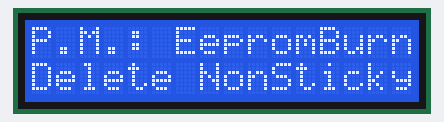
A sketch run on a simulated Arduino Uno, built with avr-gcc and run on an emulated ATmega328P. Parts: 16×2 character LCD. EEPROM starts erased; what the sketch prints to the serial monitor is not drawn.

Above: at 0.1 s.
At 3.5 s:
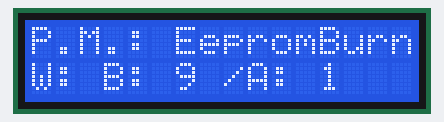
At 8.5 s:
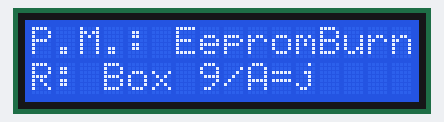

Measured:
- what the display in image 1 shows lasts 5.0 s, from 3.4 s to 8.4 s

The sketch:

PyromanSetStatus.ino
```cpp
/*

  EEprom DauerVariablen für PyroMan Boxen in das Arduino EEprom schreiben

  Dr. Ralf Korell

*/

#include <LiquidCrystal.h>
#include <RCSwitch.h>
#include <SoftwareSerial.h>

#include <EEPROM.h>
#include <PyroManEprom.h>

////////////////////////////
// ANPASSEN :
int nPyroBox = 9;
int nBoxAutonom = 1;
////////////////////////////

int nAnzahlCodes= 0;


const int PYROMAN_BOX_ID_ADDRESS = 10;      // EEPROM Adresse, an der die Box Id steht - PyromanSetStatus.ino
const int PYROMAN_BOX_AUTONOM_MODUS_ADDRESS = 20;   // EEPROM Adresse, an der der AutonomieModus steht - PyromanSetStatus.ino
const int PYROMAN_BOX_NUMBER_OF_STORED_CODES_ADDRESS = 30;  // EEPROM Adresse, an der die Anzahl gspeciherter Fremdwete sthet
const int BUFSIZE = 50;

char PyroManAktuelleBox[BUFSIZE];
char PyroManAutonomModus[BUFSIZE];
char PyroManNumberOfStoredCodes[BUFSIZE];

// Char Zwischenpuffer  ..

char cPyroManAktuelleBox[BUFSIZE];
char cPyroManAutonomModus[BUFSIZE];
char cPyroManNumberOfStoredCodes[BUFSIZE];


int PyroBox = 0;
boolean BoxAutonom = false;
char buffer[BUFSIZE];

LiquidCrystal lcd(12, 11, 7, 6, 5, 4);

void setup ()
{
  Serial.begin(9600);
  lcd.begin(16, 2);
  sprintf(PyroManAktuelleBox,"%d", nPyroBox);
  sprintf(PyroManAutonomModus,"%d", nBoxAutonom);
  sprintf(PyroManNumberOfStoredCodes,"%d", nAnzahlCodes);

  lcd.setCursor(0, 0);
  lcd.print("P.M.: EepromBurn");
  lcd.setCursor(0, 1);
  lcd.print("Delete NonSticky");
  eeprom_erase_all();

  sprintf(buffer,"W: B: %s /A: %s     ", PyroManAktuelleBox, PyroManAutonomModus);
  lcd.setCursor(0, 1);
  lcd.print(buffer);

  eeprom_write_string(PYROMAN_BOX_ID_ADDRESS,PyroManAktuelleBox);
  eeprom_write_string(PYROMAN_BOX_AUTONOM_MODUS_ADDRESS,PyroManAutonomModus);
  eeprom_write_string(PYROMAN_BOX_NUMBER_OF_STORED_CODES_ADDRESS,PyroManNumberOfStoredCodes);

  eeprom_read_string(PYROMAN_BOX_ID_ADDRESS,cPyroManAktuelleBox,BUFSIZE);
  eeprom_read_string(PYROMAN_BOX_AUTONOM_MODUS_ADDRESS,cPyroManAutonomModus,BUFSIZE);
  delay(5000);
  PyroBox = atoi(cPyroManAktuelleBox);
  int testinteger2 = atoi(cPyroManAutonomModus);
  Serial.println(testinteger2);
  if (testinteger2 == 1) {
      BoxAutonom = true;
      sprintf(buffer, "R: Box %d/A=j   ", PyroBox  );
    }
    else {
      BoxAutonom = false;
      sprintf(buffer, "R: Box %d/A=n   ", PyroBox  );
    }

   lcd.setCursor(0, 1);
   lcd.print(buffer);

   Serial.println(buffer);

   Serial.println("Dumping eeprom contents...");
   eeprom_serial_dump_table();

   Serial.println(buffer);

} // end setup


//
 // LOOP
 //
 void loop() {

 }
```

PyroManEprom.h
```cpp
// Code für die EEprom Speicherung

//  -------------------------


 //
 // Absolute min and max eeprom addresses.
 // Actual values are hardware-dependent.
 //
 // These values can be changed e.g. to protect
 // eeprom cells outside this range.
 //
 const int EEPROM_MIN_ADDR = 0;
 const int EEPROM_MAX_ADDR = 1023;      // der Nano hat 1 KB = 1024 Bytes EEProm
 const int EEPROM_DEL_START_ADDR = 40;  // Wichtige Daten stehen unterhalb
  					// der 40  und sollen NICHT gelöscht werden
 					// eeprom_erase_all startet dort

 //
 // Initialize eeprom memory with
 // the specified byte.
 // Default value is 0xFF.
 //
 void eeprom_erase_all(byte b = 0xFF) {
   int i;

   for (i = EEPROM_DEL_START_ADDR; i <= EEPROM_MAX_ADDR; i++) {
     EEPROM.write(i, b);
   }
 }


 //
 // Dump eeprom memory contents over serial port.
 // For each byte, address and value are written.
 //
 void eeprom_serial_dump_column() {
   // counter
   int i;

   // byte read from eeprom
   byte b;

   // buffer used by sprintf
   char buf[10];

   for (i = EEPROM_MIN_ADDR; i <= EEPROM_MAX_ADDR; i++) {
     b = EEPROM.read(i);
     sprintf(buf, "%03X: %02X", i, b);
     Serial.println(buf);
   }
 }


 //
 // Dump eeprom memory contents over serial port in tabular form.
 // Each printed row shows the value of bytesPerRow bytes
 // (by default 16).
 //
 void eeprom_serial_dump_table(int bytesPerRow = 16) {
   // address counter
   int i;

   // row bytes counter
   int j;

   // byte read from eeprom
   byte b;

   // temporary buffer for sprintf
   char buf[10];


   // initialize row counter
   j = 0;

   // go from first to last eeprom address
   for (i = EEPROM_MIN_ADDR; i <= EEPROM_MAX_ADDR; i++) {

     // if this is the first byte of the row,
     // start row by printing the byte address
     if (j == 0) {
       sprintf(buf, "%03X: ", i);
       Serial.print(buf);
     }

     // read current byte from eeprom
     b = EEPROM.read(i);

     // write byte in hex form
     sprintf(buf, "%02X ", b);

     // increment row counter
     j++;

     // if this is the last byte of the row,
     // reset row counter and use println()
     // to start a new line
     if (j == bytesPerRow) {
       j = 0;
       Serial.println(buf);
     }
     // else just print the hex value with print()
     else {
       Serial.print(buf);
     }
   }
 }


 //
 // Returns true if the address is between the
 // minimum and maximum allowed values,
 // false otherwise.
 //
 // This function is used by the other, higher-level functions
 // to prevent bugs and runtime errors due to invalid addresses.
 //
 boolean eeprom_is_addr_ok(int addr) {
   return ((addr >= EEPROM_MIN_ADDR) && (addr <= EEPROM_MAX_ADDR));
 }


 //
 // Writes a sequence of bytes to eeprom starting at the specified address.
 // Returns true if the whole array is successfully written.
 // Returns false if the start or end addresses aren't between
 // the minimum and maximum allowed values.
 // When returning false, nothing gets written to eeprom.
 //
 boolean eeprom_write_bytes(int startAddr, const byte* array, int numBytes) {
   // counter
   int i;

   // both first byte and last byte addresses must fall within
   // the allowed range
   if (!eeprom_is_addr_ok(startAddr) || !eeprom_is_addr_ok(startAddr + numBytes)) {
     return false;
   }

   for (i = 0; i < numBytes; i++) {
     EEPROM.write(startAddr + i, array[i]);
   }

   return true;
 }


 //
 // Reads the specified number of bytes from the specified address into the provided buffer.
 // Returns true if all the bytes are successfully read.
 // Returns false if the star or end addresses aren't between
 // the minimum and maximum allowed values.
 // When returning false, the provided array is untouched.
 //
 // Note: the caller must ensure that array[] has enough space
 // to store at most numBytes bytes.
 //
 boolean eeprom_read_bytes(int startAddr, byte array[], int numBytes) {
   int i;

   // both first byte and last byte addresses must fall within
   // the allowed range
   if (!eeprom_is_addr_ok(startAddr) || !eeprom_is_addr_ok(startAddr + numBytes)) {
     return false;
   }

   for (i = 0; i < numBytes; i++) {
     array[i] = EEPROM.read(startAddr + i);
   }

   return true;
 }


 //
 // Writes an int variable at the specified address.
 // Returns true if the variable value is successfully written.
 // Returns false if the specified address is outside the
 // allowed range or too close to the maximum value
 // to store all of the bytes (an int variable requires
 // more than one byte).
 //
 boolean eeprom_write_int(int addr, int value) {
   byte *ptr;

   ptr = (byte*)&value;
   return eeprom_write_bytes(addr, ptr, sizeof(value));
 }


 //
 // Reads an integer value at the specified address.
 // Returns true if the variable is successfully read.
 // Returns false if the specified address is outside the
 // allowed range or too close to the maximum vlaue
 // to hold all of the bytes (an int variable requires
 // more than one byte).
 //
 boolean eeprom_read_int(int addr, int* value) {
   return eeprom_read_bytes(addr, (byte*)value, sizeof(int));
 }


 //
 // Writes a string starting at the specified address.
 // Returns true if the whole string is successfully written.
 // Returns false if the address of one or more bytes
 // fall outside the allowed range.
 // If false is returned, nothing gets written to the eeprom.
 //
 boolean eeprom_write_string(int addr, const char* string) {
   // actual number of bytes to be written
   int numBytes;

   // we'll need to write the string contents
   // plus the string terminator byte (0x00)
   numBytes = strlen(string) + 1;

   return eeprom_write_bytes(addr, (const byte*)string, numBytes);
 }


 //
 // Reads a string starting from the specified address.
 // Returns true if at least one byte (even only the
 // string terminator one) is read.
 // Returns false if the start address falls outside
 // or declare buffer size os zero.
 // the allowed range.
 // The reading might stop for several reasons:
 // - no more space in the provided buffer
 // - last eeprom address reached
 // - string terminator byte (0x00) encountered.
 // The last condition is what should normally occur.
 //
 boolean eeprom_read_string(int addr, char* buffer, int bufSize) {
   // byte read from eeprom
   byte ch;

   // number of bytes read so far
   int bytesRead;

   // check start address
   if (!eeprom_is_addr_ok(addr)) {
     return false;
   }

   // how can we store bytes in an empty buffer ?
   if (bufSize == 0) {
     return false;
   }

   // is there is room for the string terminator only,
   // no reason to go further
   if (bufSize == 1) {
     buffer[0] = 0;
     return true;
   }

   // initialize byte counter
   bytesRead = 0;

   // read next byte from eeprom
   ch = EEPROM.read(addr + bytesRead);

   // store it into the user buffer
   buffer[bytesRead] = ch;

   // increment byte counter
   bytesRead++;

   // stop conditions:
   // - the character just read is the string terminator one (0x00)
   // - we have filled the user buffer
   // - we have reached the last eeprom address
   while ( (ch != 0x00) && (bytesRead < bufSize) && ((addr + bytesRead) <= EEPROM_MAX_ADDR) ) {
     // if no stop condition is met, read the next byte from eeprom
     ch = EEPROM.read(addr + bytesRead);

     // store it into the user buffer
     buffer[bytesRead] = ch;

     // increment byte counter
     bytesRead++;
   }

   // make sure the user buffer has a string terminator
   // (0x00) as its last byte
   if ((ch != 0x00) && (bytesRead >= 1)) {
     buffer[bytesRead - 1] = 0;
   }

   return true;
 }


 //
 // A pair of functions to show how long it takes to work with eeprom.
 //
 int start_time;
 int stop_time;

 void start_timing() {
   start_time = millis();
 }

 void print_elapsed() {
   stop_time = millis();
   Serial.print("Time elapsed (ms): ");
   Serial.println(stop_time - start_time);
 }
```
